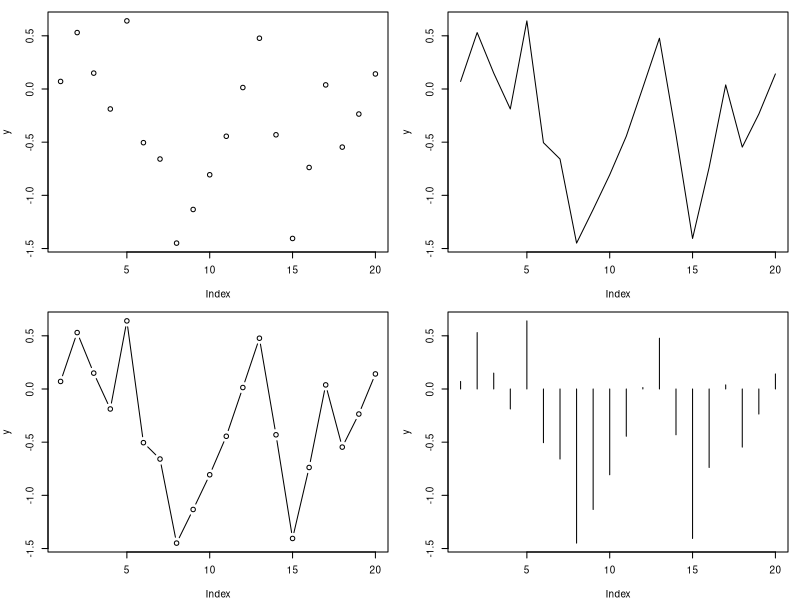

Generate this figure with R:
#Examples of 4 graphs
par(mfrow=c(2, 2), cex=0.6, mar=c(4, 4, 1, 1))
y <- rnorm(20)
plot(y, type="p")
plot(y, type="l")
plot(y, type="b")
plot(y, type="h")
